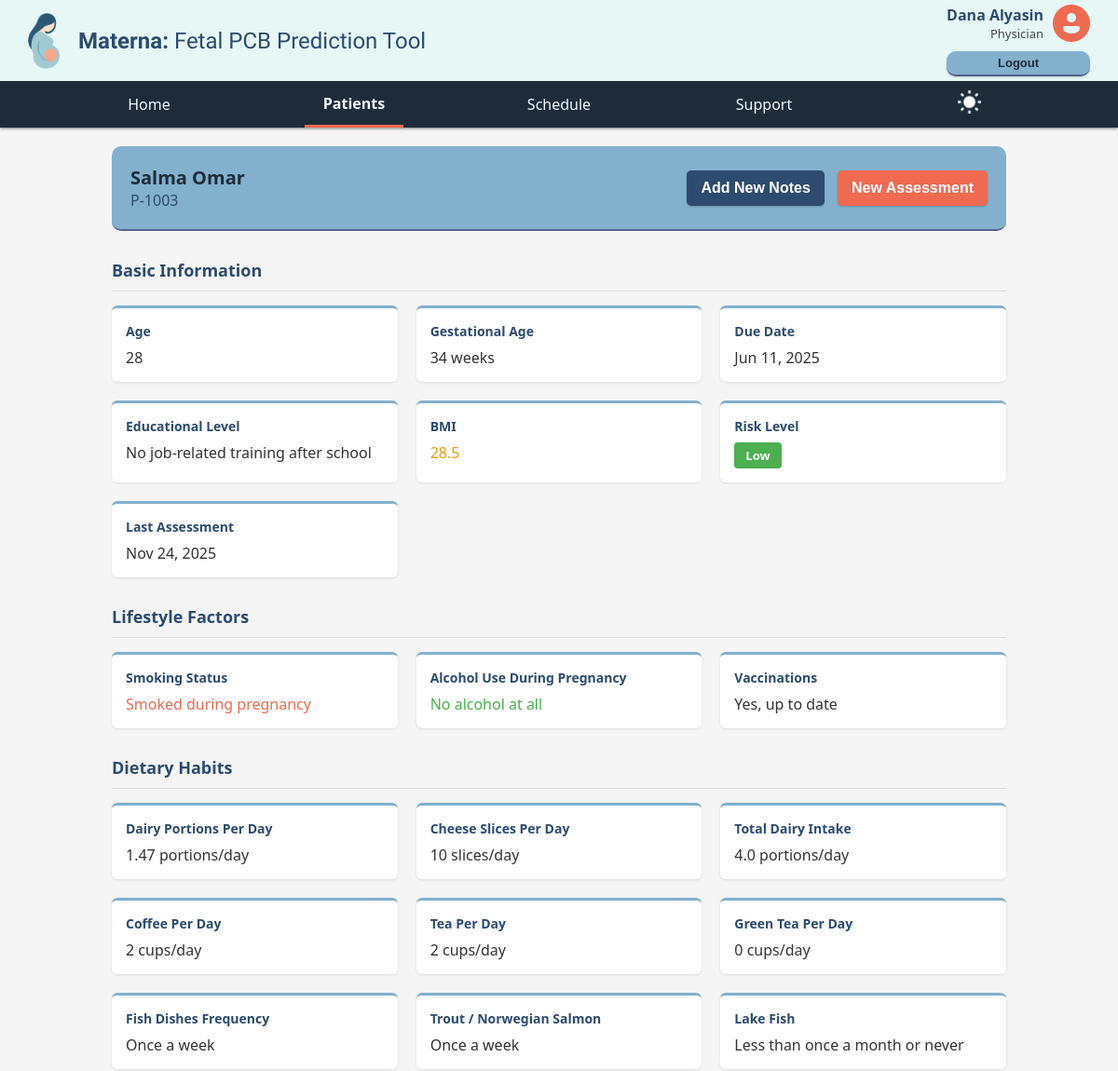
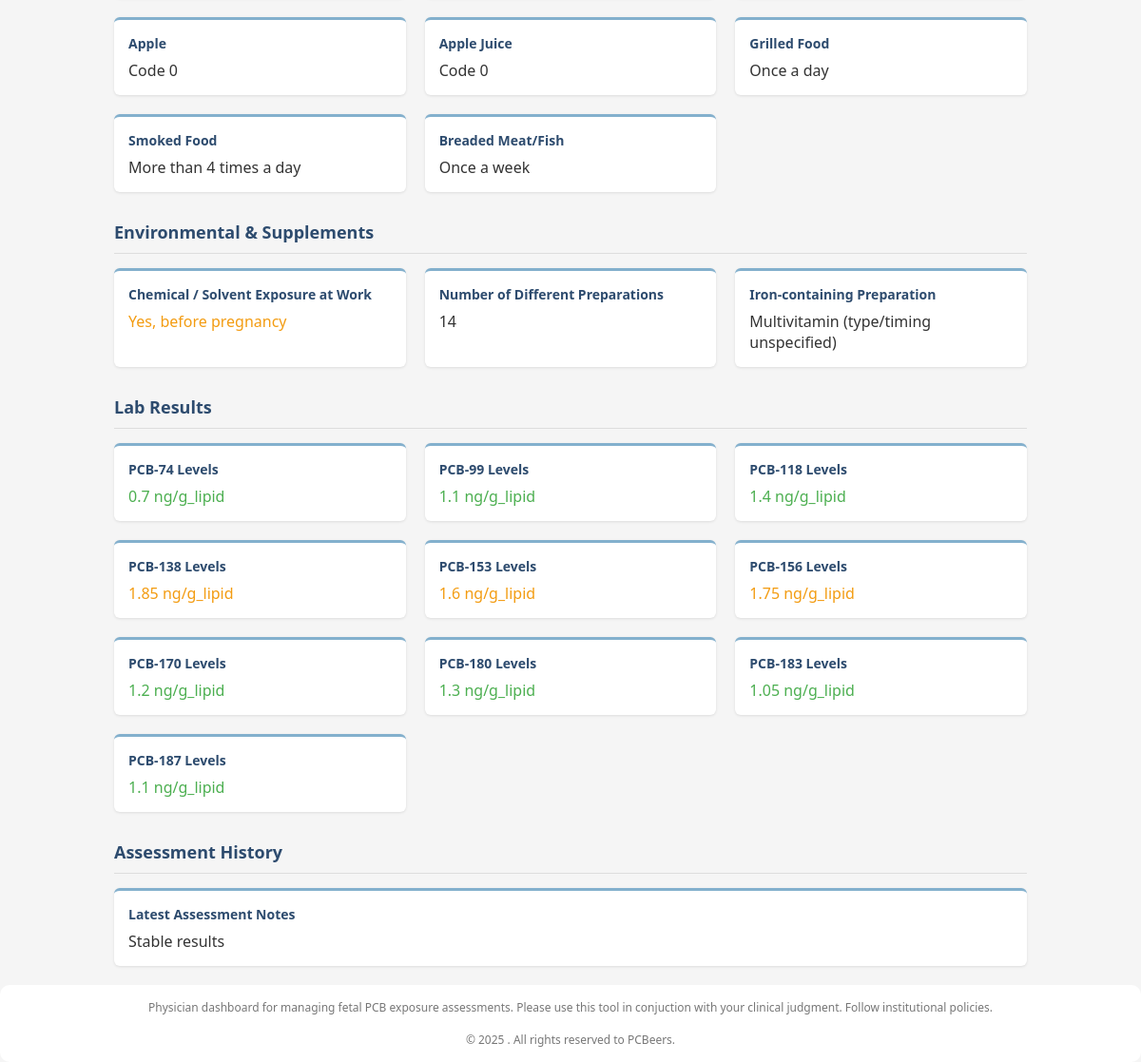
The page /patients/patient_profile/1003 (signed in) on the database its author committed (2 pictures, top to bottom).
### models.py (models this page shows)
class Patient(SQLModel, table=True):
    id: Optional[int] = Field(default=None, primary_key=True)
    name: str
    bdate: date
    age: Optional[int] = None
    gestational_age: Optional[int] = None
    due_date: Optional[date] = None
    risk: Optional[str] = None  # e.g. 'low', 'medium', 'high'
    data_consent: bool = Field(default=False)
    is_complete: bool = Field(default=False)
    notes: Optional[str] = None
    docs: Optional[str] = None  # Could be file path or JSON metadata
    physician_id: Optional[int] = Field(default=None, foreign_key="account.id")
    physician: Optional[Account] = Relationship(back_populates="patients")
    appointments: List["Appointment"] = Relationship(back_populates="patient")
    lab_tests: List["LabTest"] = Relationship(back_populates="patient")
    model_features: List["ModelFeatures"] = Relationship(
        back_populates="patient")

### main.py (the view)
@app.get("/patients/patient_profile/{patient_id}")
def physician_patient_profile(request: Request, patient_id: int, session: Session = Depends(get_session)):
    user_data = request.session.get("user")
    data = user_data.copy()
    role = data.get("role")
    if role == "physician":
        data |= dbf.get_physician_patient_profile(session, patient_id)
        return templates.TemplateResponse(f"{role}/patient_profile.html", {"request": request, "data": data})

### templates/physician/patient_profile.html (shortened to what this page needs)
{% extends "layouts/main_layout.html" %}
{% block content %}
<div class="Controls">
    <div>
        <div class="patient-name">{{ data.patient_name }}</div>
        <div class="patient-id">{{ data.patient_id }}</div>
    </div>
    <div>
        <button class="button-secondary" onclick="addNotes()">Add New Notes</button>
        <button class="button-primary" onclick="location.href=location.href + '/assessment';">New
            Assessment</button>
    </div>
</div>
<div class="section-title">Basic Information</div>
<div class="info-grid">
    {% for info in data.personal_info %}
    <div class="info-card">
        <div class="card-title">{{ info.label }}</div>
        <div class="card-value {{ info.value_class|default('') }}">
            {% if info.badge_class %}
            <span class="risk-badge {{ info.badge_class }}">{{ info.value }}</span>
            {% else %}
            {{ info.value }}
            {% endif %}
        </div>
    </div>
    {% endfor %}
</div>
<div class="section-title">Lifestyle Factors</div>
<div class="info-grid">
    {% for info in data.lifestyle_info %}
    <div class="info-card">
        <div class="card-title">{{ info.label }}</div>
        <div class="card-value {{ info.value_class|default('') }}">{{ info.value }}</div>
    </div>
    {% endfor %}
</div>
<div class="section-title">Dietary Habits</div>
<div class="info-grid">
    {% for info in data.diet_info %}
    <div class="info-card">
        <div class="card-title">{{ info.label }}</div>
        <div class="card-value {{ info.value_class|default('') }}">{{ info.value }}</div>
    </div>
    {% endfor %}
</div>
<div class="section-title">Environmental & Supplements</div>
<div class="info-grid">
    {% for info in data.environmental_info %}
    <div class="info-card">
        <div class="card-title">{{ info.label }}</div>
        <div class="card-value {{ info.value_class|default('') }}">{{ info.value }}</div>
    </div>
    {% endfor %}
</div>
<div class="section-title">Lab Results</div>
<div class="info-grid">
    {% if data.lab_results %}
    {% for result in data.lab_results %}
    <div class="info-card">
        <div class="card-title">{{ result.label }}</div>
        <div class="card-value {{ result.value_class|default('') }}">{{ result.value }}</div>
    </div>
    {% endfor %}
    {% else %}
    No Results available yet.
    </br>
    <button class="button-secondary" onclick="requestLabTest()">Request
        Lab Test</button>
    {% endif %}
</div>
<div class="section-title">Assessment History</div>
<div class="info-card">
    <div class="card-title">Latest Assessment Notes</div>
    <div class="card-value" id="assessment_notes">
        {{ data.assessment_notes }}
    </div>
</div>
{% endblock %}

### static/styles/background.css (style rules this page uses)
:root { --dark-blue: #2d4b6e; --light-blue: #83b0cd; --mint: #e6f7f5; --coral: #ef6a51; --navy: #1e2c3a; --whtish: #f5f5f5; }
body { margin: 0; background-color: var(--whtish); color: rgb(51, 51, 51); font-family: 'Segoe UI', Tahoma, Geneva, Verdana, sans-serif; }
.Controls { display: flex; flex-wrap: wrap; justify-content: space-between; align-items: center; margin: 20px 0px; padding: 20px; background-color: var(--light-blue); color: var(--navy); border-radius: 10px; border-bottom: 2px solid rgb(85, 98, 143); }
button { padding: 10px 15px; color: white; font-size: medium; font-weight: 550; border: none; border-radius: 5px; box-shadow: 0px 1px 2px rgba(0, 0, 0, 0.2); cursor: pointer; }
.Controls button { padding: 10px 15px; color: white; font-size: medium; font-weight: 550; border: none; border-radius: 5px; box-shadow: 0px 1px 2px rgb(0, 0, 0, 0.2); cursor: pointer; }
.button-primary { background-color: var(--coral); }
.button-secondary { background-color: var(--dark-blue); margin-right: 10px; }
.info-grid { display: grid; grid-template-columns: repeat(3, 1fr); gap: 20px; margin-bottom: 30px; }
.info-card { background-color: white; border-radius: 6px; padding: 15px; box-shadow: 0 1px 3px rgba(0, 0, 0, 0.1); border-top: 3px solid var(--light-blue); }
.card-title { font-weight: bold; color: var(--dark-blue); font-size: 14px; margin-bottom: 8px; }
.card-value { font-size: 16px; font-weight: 500; }
.section-title { font-size: 18px; font-weight: bold; margin: 30px 0 15px 0; color: var(--dark-blue); border-bottom: 1px solid #ddd; padding-bottom: 10px; }
.risk-badge { padding: 5px 12px; font-size: 13px; }
.risk-badge, .status-badge { display: inline-block; border-radius: 4px; color: white; font-weight: bold; }
.risk-low, .status-resolved, .status-complete { background-color: #4caf50; }
.status-1, .bmi-normal { color: #4caf50; }
.status-2, .bmi-warning { color: #f39c12; }
.status-3, .bmi-alert { color: var(--coral); }

### templates/physician/patient_profile.html (style rules this page uses)
.patient-name { font-size: 20px; font-weight: bold; }
.patient-id { color: var(--dark-blue); }

### rows shown on the page
Patient: patient_name "Salma Omar", patient_id "P-1003", assessment_notes "Stable results"

### other values the page prints
{{ data.first_name }} "Dana"
{{ data.last_name }} "Alyasin"
{{ data.job }} "Physician"
{{ label }} "Home Patients Schedule Support"
{{ info.label }} "Age" "Gestational Age" "Due Date" "Educational Level" "BMI" "Risk Level" "Last Assessment"
{{ info.value }} "28" "34 weeks" "Jun 11, 2025" "No job-related training after school" "28.5" "Nov 24, 2025"
{{ info.value }} "Low"
{{ info.label }} "Smoking Status" "Alcohol Use During Pregnancy" "Vaccinations"
{{ info.value }} "Smoked during pregnancy" "No alcohol at all" "Yes, up to date"
{{ info.label }} "Dairy Portions Per Day" "Cheese Slices Per Day" "Total Dairy Intake" "Coffee Per Day" "Tea Per Day" "Green Tea Per Day" "Fish Dishes Frequency" "Trout / Norwegian Salmon" "Lake Fish" "Apple" "Apple Juice" "Grilled Food" "Smoked Food" "Breaded Meat/Fish"
{{ info.value }} "1.47 portions/day" "10 slices/day" "4.0 portions/day" "2 cups/day" "2 cups/day" "0 cups/day" "Once a week" "Once a week" "Less than once a month or never" "Code 0" "Code 0" "Once a day" "More than 4 times a day" "Once a week"
{{ info.label }} "Chemical / Solvent Exposure at Work" "Number of Different Preparations" "Iron-containing Preparation"
{{ info.value }} "Yes, before pregnancy" "14" "Multivitamin (type/timing unspecified)"
{{ result.label }} "PCB-74 Levels" "PCB-99 Levels" "PCB-118 Levels" "PCB-138 Levels" "PCB-153 Levels" "PCB-156 Levels" "PCB-170 Levels" "PCB-180 Levels" "PCB-183 Levels" "PCB-187 Levels"
{{ result.value }} "0.7 ng/g_lipid" "1.1 ng/g_lipid" "1.4 ng/g_lipid" "1.85 ng/g_lipid" "1.6 ng/g_lipid" "1.75 ng/g_lipid" "1.2 ng/g_lipid" "1.3 ng/g_lipid" "1.05 ng/g_lipid" "1.1 ng/g_lipid"
